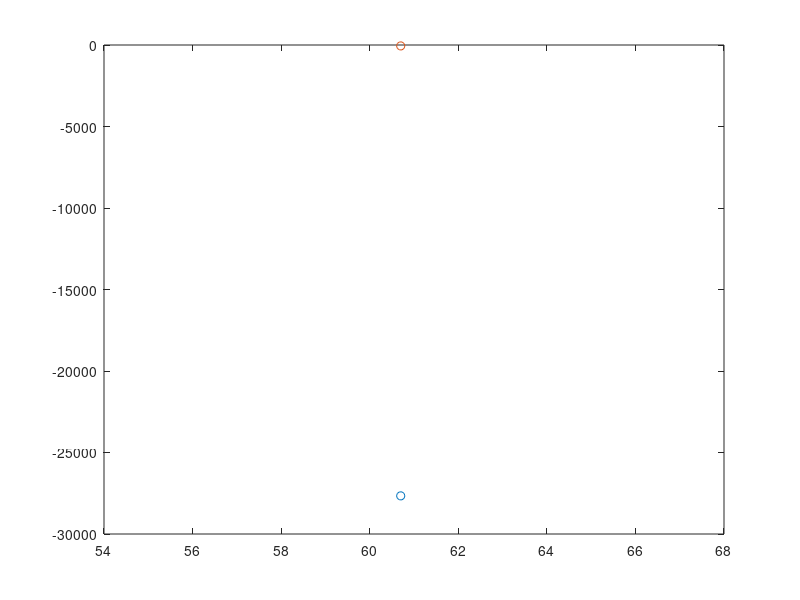

This figure's MATLAB source:
% Variables:

 Vx = 140;     % X-velocity
 Vy = 0;     % Y-velocity
 Xpos = 9,607;   % X-position
 Ypos = 18027;   % Y-position
 r = [Xpos, Ypos];  % Displacement
 time = [0];   % Time
 h = 0.1;    % Time step
 K = 1;      % Drag coefficient
 M = 1000;      % Mass of particle
 g = 9.8;    % Gravitational constant
 
 % Relationships:
 
 dxdt = Vx;
 dydt = Vy;
 dVxdt = ((-K/M) * (((Vx^2) + (Vy^2))^(1/2)) * Vx);
 dVydt = (((-K/M) * (((Vx^2) + (Vy^2))^(1/2)) * Vy) - g);
 
 while Ypos >= 0
     time = time + h;
     Vx = Vx + dVxdt * h;
     Vy = Vy + dVydt * h;
     Xpos = Xpos + (Vx * h);
     Ypos = Ypos + (Vy * h);
     r(1) = Xpos;
     r(2) = Ypos;
     
 end
 
 plot (time, r, 'o');
 